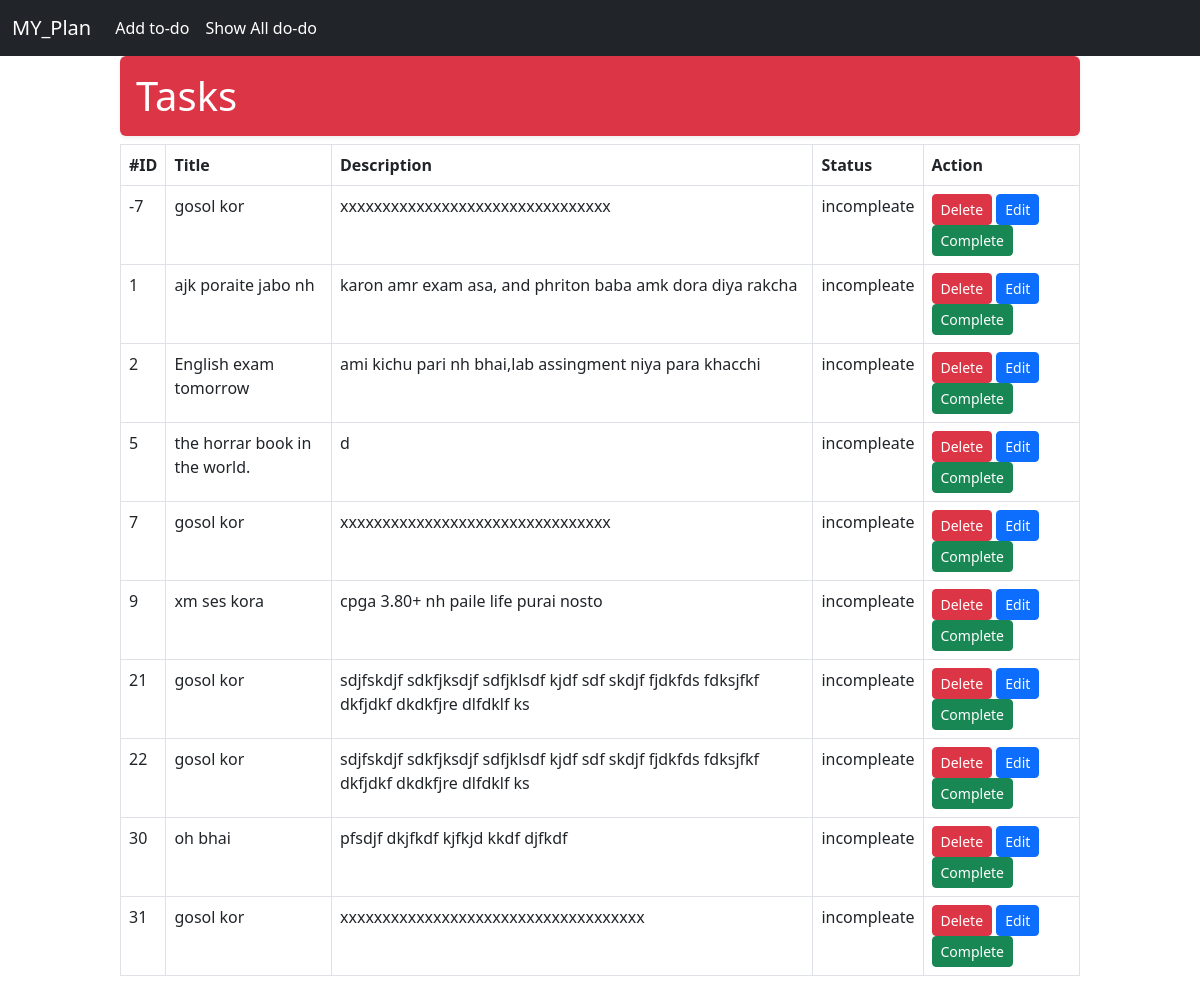
/show_books/, run on the app's committed database.
### book/models.py (models this page shows)
class BookStoreModel(models.Model):
    id = models.IntegerField(primary_key=True)
    taskTitle = models.CharField(max_length=90,null=True)
    taskDescription = models.CharField(max_length=190,null=True)
    is_completed = models.BooleanField(default=False)

### book/views.py (the view)
# urls.py: path('show_books/', views.BooklistView.as_view(), name ='show_books' ),
class BooklistView(ListView):
    model = BookStoreModel
    template_name =  'show_book.html'
    context_object_name = 'data'
    ordering=['id']

### book/templates/show_book.html
{% extends 'base.html' %} {% block content%}
<div style="width:80%;margin : auto;">
    <h1 class="bg-danger text-white p-3 rounded shadow-sm">Tasks</h1>
  <table class="table table-bordered">
    <thead>
      <tr>
        <th scope="col">#ID</th>
        <th scope="col">Title</th>
        <th scope="col">Description</th>
        <th scope="col">Status</th>
        <th scope="col">Action</th>
      </tr>
    </thead>
    <tbody>
      {% for item in data %}
      <tr>
        <td>{{item.id}}</td>
        <td>{{item.taskTitle}}</td>
        <td>{{item.taskDescription}}</td>
        {% if item.is_completed == False %}
        <td>incompleate</td>
        {% endif %}
        <td> <a class='btn btn-danger btn-sm' href="{% url 'delete_book' pk=item.id %}">Delete</a> <a href="{% url 'edit_book' pk=item.id %}" class='btn btn-primary  btn-sm' >Edit</a> <a class='btn btn-success  btn-sm' href="{% url 'complete_book' pk=item.id %}">Complete</a> </td>
      </tr>
      {% endfor %}
    </tbody>
  </table>
</div>
{% endblock %}

### book/templates/base.html (shortened to what this page needs)
<!DOCTYPE html>
<html lang="en">
  <head>
    <link
      href="https://cdn.jsdelivr.net/npm/bootstrap@5.3.0-alpha3/dist/css/bootstrap.min.css"
      rel="stylesheet"
    />
  </head>
  <body>
    <nav class="navbar navbar-expand-lg bg-dark text-white">
      <div class="container-fluid text-white">
        <a class="navbar-brand text-white" href="#">MY_Plan</a>
        <div class="collapse navbar-collapse " id="navbarNavAltMarkup">
          <div class="navbar-nav text-white">
            <a class="nav-link text-white" href="{% url 'storebook' %}">Add to-do</a>
            <a class="nav-link text-white" href="{% url 'show_books' %}">Show All do-do</a>
          </div>
        </div>
      </div>
    </nav>
    {% block content %} {% endblock %}
  </body>
</html>

### data on the page
BookStoreModel: id "-7", taskTitle "gosol kor", taskDescription "xxxxxxxxxxxxxxxxxxxxxxxxxxxxxxxx", is_completed "incompleate"
BookStoreModel: id "1", taskTitle "ajk poraite jabo nh", taskDescription "karon amr exam asa, and phriton baba amk dora diya rakcha", is_completed "incompleate"
BookStoreModel: id "2", taskTitle "English exam tomorrow", taskDescription "ami kichu pari nh bhai,lab assingment niya para khacchi", is_completed "incompleate"
BookStoreModel: id "5", taskTitle "the horrar book in the world.", taskDescription "d", is_completed "incompleate"
BookStoreModel: id "7", taskTitle "gosol kor", taskDescription "xxxxxxxxxxxxxxxxxxxxxxxxxxxxxxxx", is_completed "incompleate"
BookStoreModel: id "9", taskTitle "xm ses kora", taskDescription "cpga 3.80+ nh paile life purai nosto", is_completed "incompleate"
BookStoreModel: id "21", taskTitle "gosol kor", taskDescription "sdjfskdjf sdkfjksdjf sdfjklsdf kjdf sdf skdjf fjdkfds fdksjfkf dkfjdkf dkdkfjre dlfdklf ks", is_completed "incompleate"
BookStoreModel: id "22", taskTitle "gosol kor", taskDescription "sdjfskdjf sdkfjksdjf sdfjklsdf kjdf sdf skdjf fjdkfds fdksjfkf dkfjdkf dkdkfjre dlfdklf ks", is_completed "incompleate"
BookStoreModel: id "30", taskTitle "oh bhai", taskDescription "pfsdjf dkjfkdf kjfkjd kkdf djfkdf", is_completed "incompleate"
BookStoreModel: id "31", taskTitle "gosol kor", taskDescription "xxxxxxxxxxxxxxxxxxxxxxxxxxxxxxxxxxxx", is_completed "incompleate"
